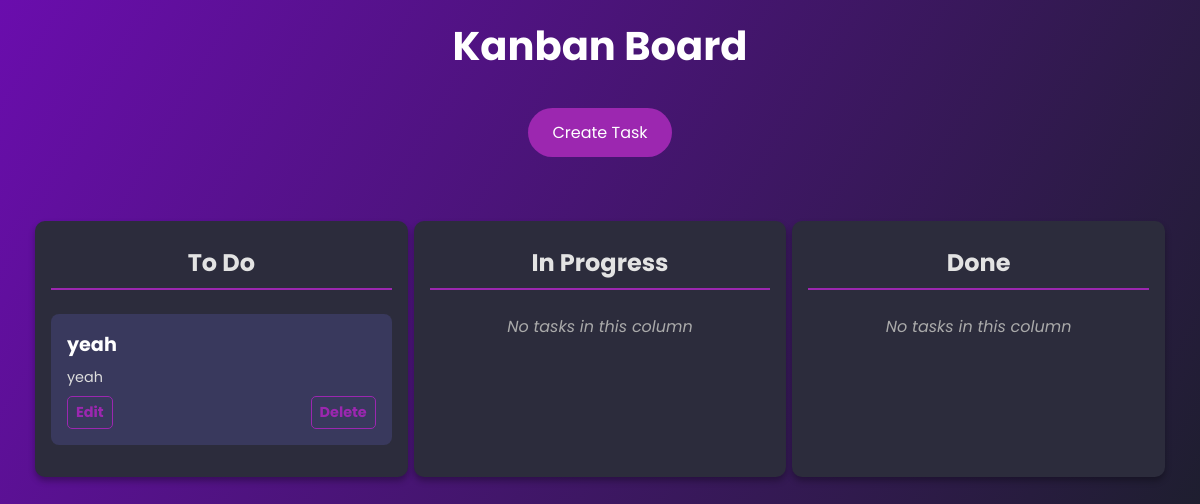
/tasks, run on an earlier commit of the app's database.
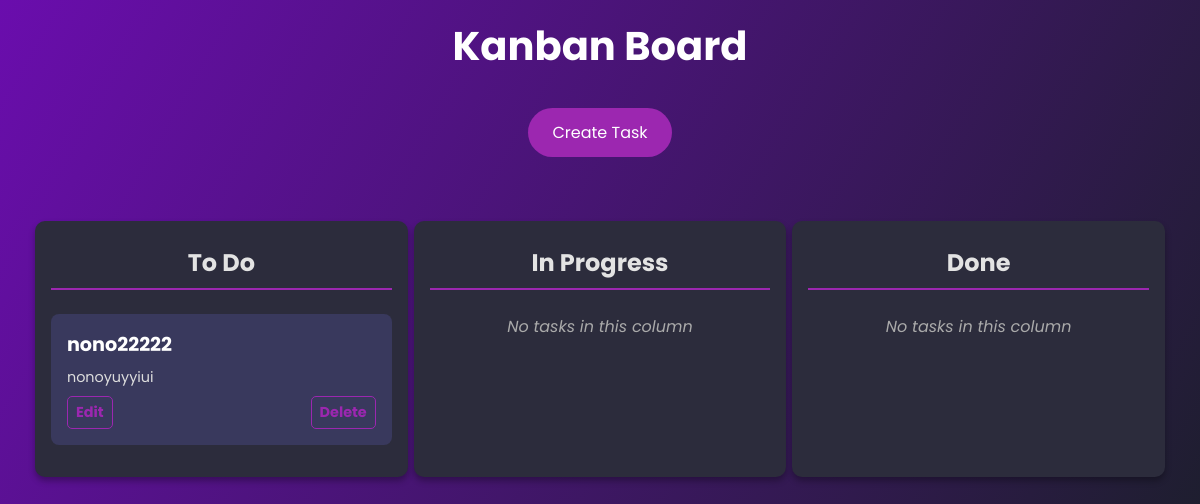
And on a later commit of the database.
### myapp/models.py (models this page shows, shortened)
class Task(models.Model):
    title = models.CharField(max_length=200)
    description = models.TextField(blank=True, null=True)
    status = models.CharField(
        max_length=20,
        choices=KANBAN_COLUMNS,
        default='TODO',
    )
    created_at = models.DateTimeField(auto_now_add=True)
    updated_at = models.DateTimeField(auto_now=True)

### myapp/views.py (the view)
# urls.py: path('tasks', views.kanban_board, name='kanban_board'),  # Display Kanban board
def kanban_board(request):
    tasks = {
        'TODO': Task.objects.filter(status='TODO'),
        'IN_PROGRESS': Task.objects.filter(status='IN_PROGRESS'),
        'DONE': Task.objects.filter(status='DONE'),
    }
    return render(request, 'kanban_board.html', {'tasks': tasks})

### myapp/templates/kanban_board.html (shortened to what this page needs)
<!DOCTYPE html>
<html lang="en">
<head>
</head>
<body>
    <h1>Kanban Board</h1>
    <a href="{% url 'create_task' %}" class="create-task-btn">Create Task</a>
    <div class="kanban-container">
        <div class="kanban-column" data-status="TODO" ondragover="allowDrop(event)" ondrop="drop(event)">
            <h3>To Do</h3>
            {% for task in tasks.TODO %}
                <div class="task" draggable="true" ondragstart="dragStart(event)" ondragend="dragEnd(event)" data-id="{{ task.id }}">
                    <h4>{{ task.title }}</h4>
                    <p>{{ task.description }}</p>
                    <div class="task-actions">
                        <a href="{% url 'edit_task' task.id %}" class="edit-btn">Edit</a>
                        <a href="{% url 'delete_task' task.id %}" class="delete-btn">Delete</a>
                    </div>
                </div>
            {% empty %}
                <p class="empty-message">No tasks in this column</p>
            {% endfor %}
        </div>
        <div class="kanban-column" data-status="IN_PROGRESS" ondragover="allowDrop(event)" ondrop="drop(event)">
            <h3>In Progress</h3>
            {% for task in tasks.IN_PROGRESS %}
                <div class="task" draggable="true" ondragstart="dragStart(event)" ondragend="dragEnd(event)" data-id="{{ task.id }}">
                    <h4>{{ task.title }}</h4>
                    <p>{{ task.description }}</p>
                </div>
            {% empty %}
                <p class="empty-message">No tasks in this column</p>
            {% endfor %}
        </div>
        <div class="kanban-column" data-status="DONE" ondragover="allowDrop(event)" ondrop="drop(event)">
            <h3>Done</h3>
            {% for task in tasks.DONE %}
                <div class="task" draggable="true" ondragstart="dragStart(event)" ondragend="dragEnd(event)" data-id="{{ task.id }}">
                    <h4>{{ task.title }}</h4>
                    <p>{{ task.description }}</p>
                </div>
            {% empty %}
                <p class="empty-message">No tasks in this column</p>
            {% endfor %}
        </div>
    </div>
</body>
</html>

### myapp/templates/kanban_board.html (style rules this page uses)
body { font-family: 'Poppins', sans-serif; background: linear-gradient(120deg, #6a0dad, #1e1e2f); color: #fff; margin: 0; padding: 0; }
h1 { text-align: center; margin: 1rem 0; font-size: 2.5rem; }
.kanban-container { display: flex; justify-content: space-around; padding: 2rem; }
.kanban-column { width: 30%; background: #2c2c3c; border-radius: 10px; padding: 1rem; box-shadow: 0 4px 6px rgba(0, 0, 0, 0.3); }
.kanban-column h3 { text-align: center; margin: 0.5rem 0 1.5rem; font-size: 1.5rem; color: #e3e3e3; border-bottom: 2px solid #9c27b0; padding-bottom: 0.5rem; }
.task { background-color: #39395d; padding: 1rem; margin-bottom: 1rem; border-radius: 8px; transition: transform 0.3s ease, background-color 0.3s ease; }
.task h4 { margin: 0 0 0.5rem; font-size: 1.2rem; }
.task p { margin: 0.3rem 0; font-size: 0.9rem; color: #ddd; }
.task a { text-decoration: none; color: #9c27b0; font-weight: 600; }
.empty-message { text-align: center; color: #aaa; font-style: italic; }
.create-task-btn { display: block; width: fit-content; margin: 2rem auto; padding: 0.75rem 1.5rem; background: #9c27b0; color: #fff; text-decoration: none; font-size: 1rem; border-radius: 25px; transition: background-color 0.3s ease, transform 0.3s ease; }
.task { background-color: #39395d; padding: 1rem; margin-bottom: 1rem; border-radius: 8px; cursor: grab; }
.task-actions { margin-top: 0.5rem; display: flex; justify-content: space-between; }
.task-actions a { color: #9c27b0; text-decoration: none; font-size: 0.9rem; font-weight: bold; border: 1px solid #9c27b0; border-radius: 5px; padding: 0.3rem 0.5rem; transition: background-color 0.3s ease, color 0.3s ease; }

What changed in the data, as far as the page shows it:
removed Task: title "yeah", description "yeah"
added Task: title "nono22222", description "nonoyuyyiui"
